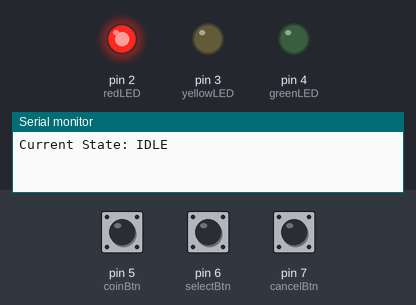
This sketch was run on a simulated Arduino Uno, built with avr-gcc and run on an emulated ATmega328P. Parts: output pins drawn as LEDs (lit = HIGH), the last lines printed to the serial monitor. Inputs (shaded band) come from the test bench; at power-on: pin 5 (coinBtn) HIGH, pin 6 (selectBtn) HIGH, pin 7 (cancelBtn) HIGH.

Above: at 1.2 s.
1.3 s: pin 5 (coinBtn) pulled LOW for 0.15 s
At 2.8 s:
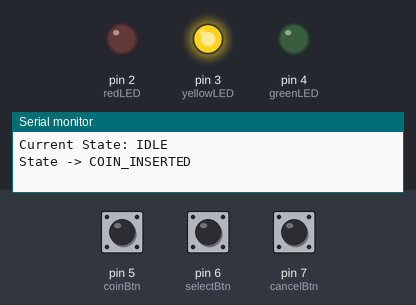
3.1 s: pin 6 (selectBtn) pulled LOW for 0.15 s
At 4.2 s:
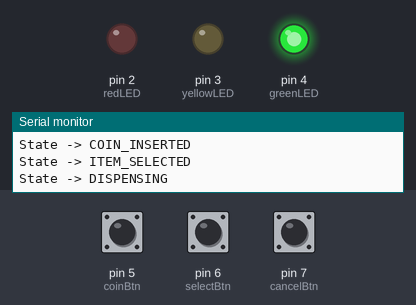
6.2 s: pin 5 (coinBtn) pulled LOW for 3.2 s
At 8.6 s:
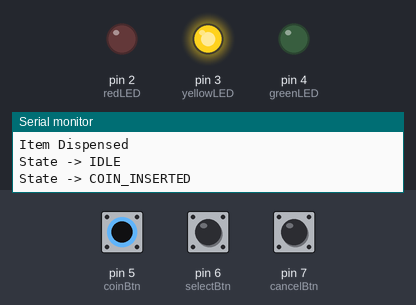
10.9 s: pin 6 (selectBtn) pulled LOW for 1 s
At 14.0 s:
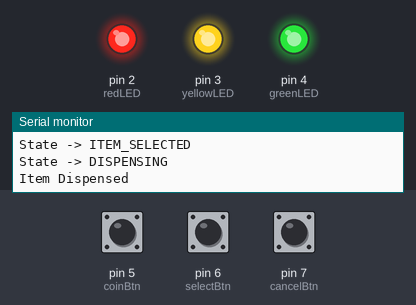
Timing chart, 0 to 15.9 s (numbered marks = the images above; inputs shaded):
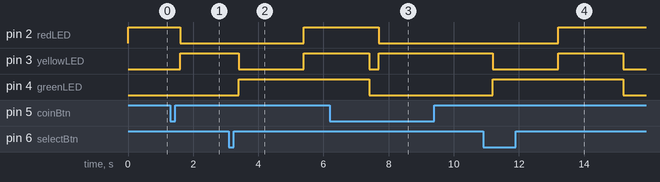

The sketch:

state_machine.ino
```cpp
/*
  Vending Machine State Machine
  Author: Rubadharshini

  State Diagram:
  IDLE -> COIN_INSERTED -> ITEM_SELECTED -> DISPENSING -> IDLE
  Cancel button returns to IDLE
*/

const int redLED = 2;
const int yellowLED = 3;
const int greenLED = 4;

const int coinBtn = 5;
const int selectBtn = 6;
const int cancelBtn = 7;

enum State {
  IDLE,
  COIN_INSERTED,
  ITEM_SELECTED,
  DISPENSING
};

State currentState = IDLE;

void setup() {
  pinMode(redLED, OUTPUT);
  pinMode(yellowLED, OUTPUT);
  pinMode(greenLED, OUTPUT);

  pinMode(coinBtn, INPUT_PULLUP);
  pinMode(selectBtn, INPUT_PULLUP);
  pinMode(cancelBtn, INPUT_PULLUP);

  Serial.begin(9600);
  Serial.println("Current State: IDLE");
}

void loop() {

  if (digitalRead(cancelBtn) == LOW) {
    currentState = IDLE;
    Serial.println("State -> IDLE");
    delay(300);
  }

  switch (currentState) {

    case IDLE:
      digitalWrite(redLED, HIGH);
      digitalWrite(yellowLED, LOW);
      digitalWrite(greenLED, LOW);

      if (digitalRead(coinBtn) == LOW) {
        currentState = COIN_INSERTED;
        Serial.println("State -> COIN_INSERTED");
        delay(300);
      }
      break;

    case COIN_INSERTED:
      digitalWrite(redLED, LOW);
      digitalWrite(yellowLED, HIGH);
      digitalWrite(greenLED, LOW);

      if (digitalRead(selectBtn) == LOW) {
        currentState = ITEM_SELECTED;
        Serial.println("State -> ITEM_SELECTED");
        delay(300);
      }
      break;

    case ITEM_SELECTED:
      digitalWrite(redLED, LOW);
      digitalWrite(yellowLED, LOW);
      digitalWrite(greenLED, HIGH);

      currentState = DISPENSING;
      Serial.println("State -> DISPENSING");
      delay(2000);
      break;

    case DISPENSING:
      digitalWrite(redLED, HIGH);
      digitalWrite(yellowLED, HIGH);
      digitalWrite(greenLED, HIGH);

      Serial.println("Item Dispensed");
      delay(2000);

      currentState = IDLE;
      Serial.println("State -> IDLE");
      break;
  }
}
```

Measured:
- after the input at 1.3 s, pin 2 (redLED): HIGH → LOW after 0.30 s; pin 3 (yellowLED): LOW → HIGH after 0.30 s
- after the input at 3.1 s, pin 2 (redLED): LOW → HIGH after 2.3 s; pin 3 (yellowLED): HIGH → LOW after 0.30 s, → HIGH 2.0 s later; pin 4 (greenLED): LOW → HIGH after 0.30 s
- after the input at 6.2 s, pin 2 (redLED): HIGH → LOW after 1.5 s
- after the input at 10.9 s, pin 2 (redLED): LOW → HIGH after 2.3 s; pin 3 (yellowLED): HIGH → LOW after 0.30 s, → HIGH 2.0 s later, → LOW 2.0 s later; pin 4 (greenLED): LOW → HIGH after 0.30 s, → LOW 4.0 s later
